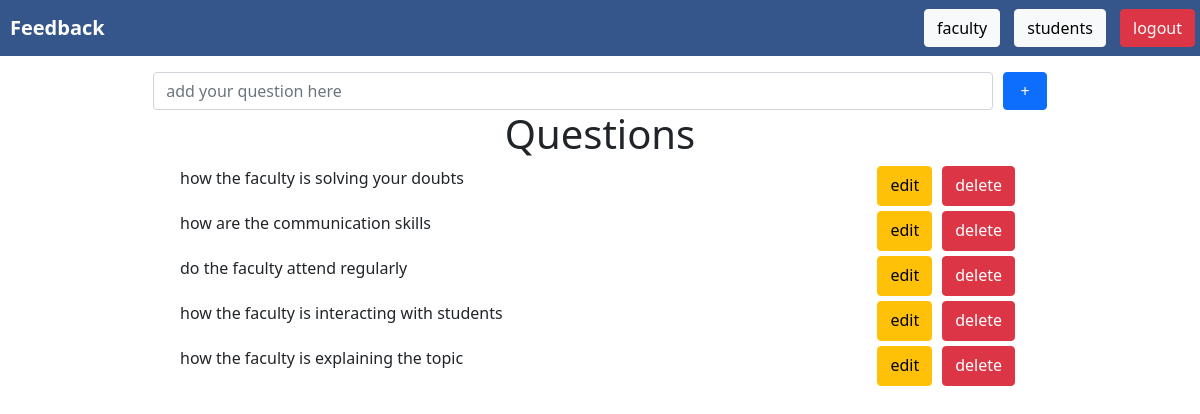
Screenshot of /staffhomepage/ (signed in) with the database file from the repository.
### feedbackapp/models.py (models this page shows)
class QuestionModel(models.Model):
    question = models.TextField()

### feedbackapp/views.py (the view)
# urls.py: path('staffhomepage/',staffhomepageview,name = "staffhomepage"),
def staffhomepageview(request):
    if request.user.is_superuser:
        if request.user.is_authenticated:
             questions = QuestionModel.objects.all()
             context = {'questions':questions}
             return render(request, 'feedbackapp/staffhomepage.html',context)
    return redirect('stafflogin')

### templates/feedbackapp/staffhomepage.html (shortened to what this page needs)
{% extends "base.html"%}
{% load static %}
{% block content %}
<nav class="navbar justify-content-between" style="background-color: #34568B;">
    <a href="{% url 'homepage' %}" class="navbar-brand" style="margin-left: 10px;font-weight: bold;color: white">Feedback</a>
    <form class="form-inline" method="post" action="{% url "logoutstaff" %}">
        <a class="btn btn-light" href="{% url "facultypage" %}">faculty</a>
        <a class="btn btn-light" href="/staff/students/">students</a>
        <input type="submit" value="logout" href="#" class="btn btn-danger"></input>
    </form>
  </nav>
<form method="post" action="{% url "addquestion" %}" style="width: 100vw;" class = "d-flex justify-content-center">
    <input name="question" placeholder="add your question here" type="text" style="margin-top: 2vh;width: 70vw;" class="form-control">
    <input style="margin-top: 2vh;" value=" + " type="submit" class="btn btn-primary">
</form>
<div id="questionmanagement">
    <div class="d-flex justify-content-center">
        <div style="width: 70vw;">
            <h1 style="text-align: center;">Questions</h1>
            {% for question in questions %}
            <div id="question" class="d-flex justify-content-between">
                <p>{{ question.question }}</p>
                <div class="d-flex">
                    <a @click="setQuestion({{question.id}},'{{question.question}}')" data-toggle="modal" data-target="#exampleModal" href="#" class="btn btn-warning">edit</a>
                    <a href="/delete/question/{{ question.id }}/" class="btn btn-danger">delete</a>
                </div>
            </div>
            {% endfor %}
        </div>
    </div>
</div>
{% endblock %}

### templates/feedbackapp/staffhomepage.html (style rules this page uses)
a,input { margin-left: 5px; margin-right: 5px; }
#question { margin-top: 5px; }

### rows the page displays
QuestionModel: question "how the faculty is solving your doubts"
QuestionModel: question "how are the communication skills"
QuestionModel: question "do the faculty attend regularly"
QuestionModel: question "how the faculty is interacting with students"
QuestionModel: question "how the faculty is explaining the topic"
